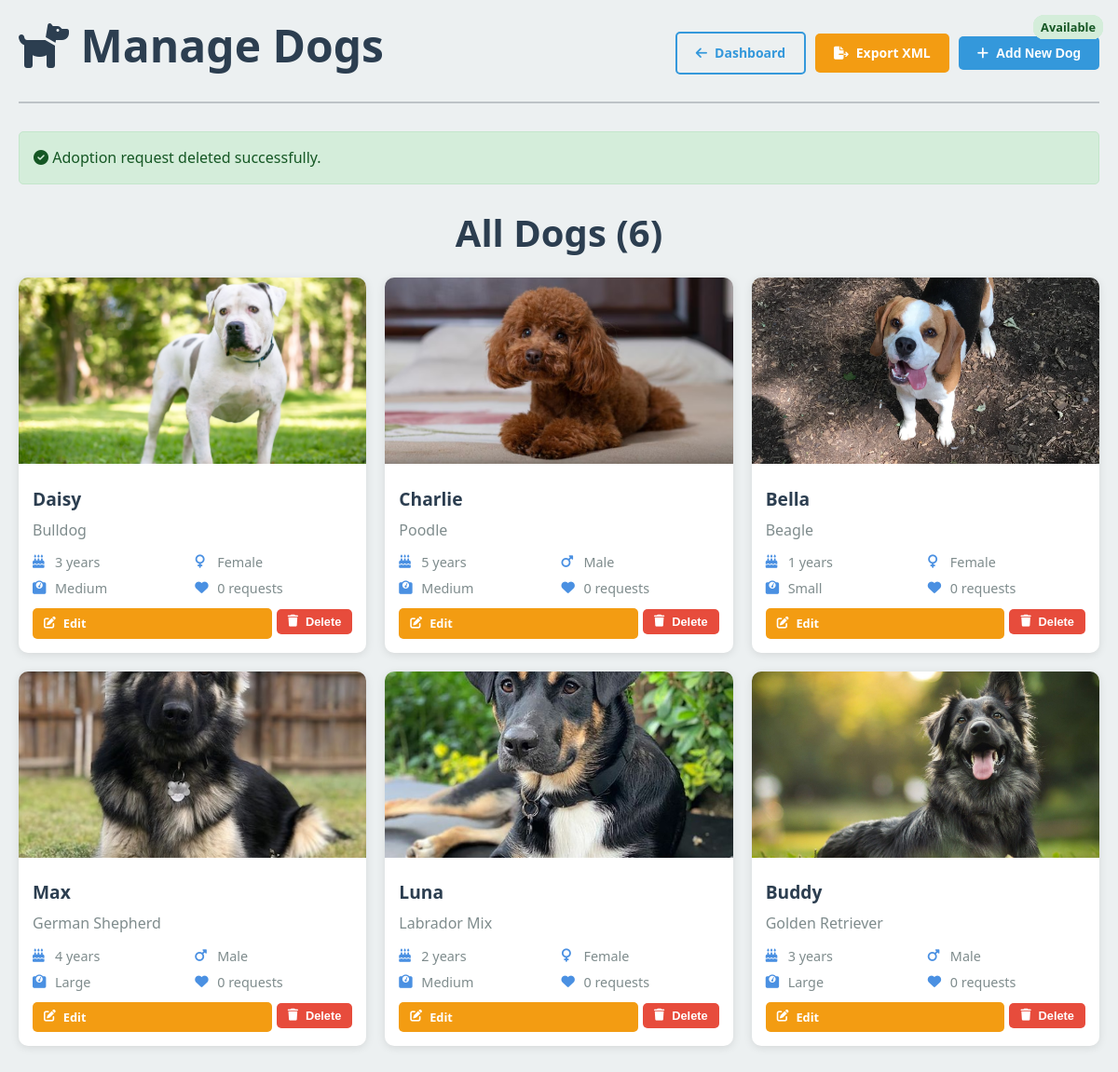
/admin/dogs.php (signed in), run on the app's committed database.
### tables this page shows
CREATE TABLE dogs (
  dog_id INT AUTO_INCREMENT PRIMARY KEY,
  name VARCHAR(50),
  breed VARCHAR(50),
  age INT,
  gender ENUM('male','female'),
  size ENUM('small','medium','large'),
  description TEXT,
  image_path VARCHAR(255),
  status ENUM('available','pending','adopted') DEFAULT 'available'
);

### admin/dogs.php (the view, shortened to what this page needs)
<?php
require_once '../includes/db.php';
try {
    $stmt = $pdo->query("
        SELECT d.*,
               (SELECT COUNT(*) FROM adoption_requests ar WHERE ar.dog_id = d.dog_id) as request_count
        FROM dogs d
        ORDER BY d.dog_id DESC
    ");
    $dogs = $stmt->fetchAll();
} catch (Exception $e) {
    $dogs = [];
    error_log("Error fetching dogs: " . $e->getMessage());
}
?>
<!DOCTYPE html>
<html lang="en">
<head>
    <link rel="stylesheet" href="../css/styles.css">
    <link rel="stylesheet" href="https://cdnjs.cloudflare.com/ajax/libs/font-awesome/6.4.0/css/all.min.css">
</head>
<body>
    <div class="container">
<div class="header">
    <h1><i class="fas fa-dog"></i> Manage Dogs</h1>
    <div style="display: flex; gap: 10px; align-items: center; flex-wrap: wrap;">
        <a href="index.php" class="btn btn-outline">
            <i class="fas fa-arrow-left"></i> Dashboard
        </a>
        <a href="export_dogs.php" class="btn btn-warning">
            <i class="fas fa-file-export"></i> Export XML
        </a>
        <button type="button" class="btn btn-primary" onclick="toggleForm()">
            <i class="fas fa-plus"></i> Add New Dog
        </button>
    </div>
</div>
        <?php if (isset($_SESSION['success'])): ?>
            <div class="alert alert-success">
                <i class="fas fa-check-circle"></i> <?php echo $_SESSION['success']; ?>
            </div>
        <?php endif; ?>
        <h2>All Dogs (<?php echo count($dogs); ?>)</h2>
        <?php if (empty($dogs)): ?>
            <div style="text-align: center; padding: 40px; color: #7f8c8d;">
                <i class="fas fa-dog" style="font-size: 4rem; margin-bottom: 15px; opacity: 0.5;"></i>
                <h3>No dogs found</h3>
                <p>Get started by adding your first dog to the adoption platform.</p>
                <button type="button" class="btn btn-primary" onclick="toggleForm()">
                    <i class="fas fa-plus"></i> Add First Dog
                </button>
            </div>
        <?php else: ?>
            <div class="dogs-grid">
                <?php foreach ($dogs as $dog): ?>
                    <div class="dog-card">
                        <img src="../<?php echo $dog['image_path']; ?>"
                             alt="<?php echo htmlspecialchars($dog['name']); ?>"
                             class="dog-image"
                             onerror="this.src='../images/placeholder-dog.jpg'">
                        <div class="dog-info">
                            <div class="dog-name"><?php echo htmlspecialchars($dog['name']); ?></div>
                            <div class="dog-breed"><?php echo htmlspecialchars($dog['breed']); ?></div>
                            <div class="dog-details">
                                <span><i class="fas fa-birthday-cake"></i> <?php echo $dog['age']; ?> years</span>
                                <span><i class="fas <?php echo $dog['gender'] === 'male' ? 'fa-mars' : 'fa-venus'; ?>"></i> <?php echo ucfirst($dog['gender']); ?></span>
                                <span><i class="fas fa-weight"></i> <?php echo ucfirst($dog['size']); ?></span>
                                <span><i class="fas fa-heart"></i> <?php echo $dog['request_count']; ?> requests</span>
                            </div>
                            <span class="dog-status status-<?php echo $dog['status']; ?>">
                                <?php echo ucfirst($dog['status']); ?>
                            </span>
                            <div class="action-buttons">
                                <a href="dogs.php?action=edit&id=<?php echo $dog['dog_id']; ?>" class="btn btn-warning">
                                    <i class="fas fa-edit"></i> Edit
                                </a>
                                <form method="POST" style="display: inline;">
                                    <button type="submit" name="delete_dog" class="btn btn-danger"
                                            onclick="return confirm('Are you sure you want to delete <?php echo htmlspecialchars($dog['name']); ?>? This action cannot be undone.')">
                                        <i class="fas fa-trash"></i> Delete
                                    </button>
                                </form>
                            </div>
                        </div>
                    </div>
                <?php endforeach; ?>
            </div>
        <?php endif; ?>
    </div>
</body>
</html>

### css/styles.css (style rules this page uses)
* { margin: 0; padding: 0; box-sizing: border-box; }
:root { --primary-color: #4a90e2; --secondary-color: #f39c12; --accent-color: #e74c3c; --text-dark: #2c3e50; --text-light: #7f8c8d; --bg-light: #ecf0f1; --white: #ffffff; --success: #27ae60; --warning: #f39c12; --danger: #e74c3c; --border-radius: 8px; --box-shadow: 0 4px 6px rgba(0, 0, 0, 0.1); --transition: all 0.3s ease; }
body { font-family: 'Segoe UI', Tahoma, Geneva, Verdana, sans-serif; line-height: 1.6; color: var(--text-dark); background-color: var(--bg-light); }
.container { max-width: 1200px; margin: 0 auto; padding: 0 20px; }
h1, h2, h3, h4, h5, h6 { margin-bottom: 1rem; color: var(--text-dark); font-weight: 600; }
h1 { font-size: 3rem; line-height: 1.2; }
h2 { font-size: 2.5rem; text-align: center; margin-bottom: 1rem; }
.btn { display: inline-block; padding: 12px 24px; border: none; border-radius: var(--border-radius); text-decoration: none; font-weight: 600; text-align: center; cursor: pointer; transition: var(--transition); font-size: 1rem; }
.btn-primary { background-color: var(--primary-color); color: var(--white); }
.btn-outline { background-color: transparent; border: 2px solid var(--primary-color); color: var(--primary-color); }
.dogs-grid { display: grid; grid-template-columns: repeat(auto-fit, minmax(350px, 1fr)); gap: 2rem; margin-bottom: 3rem; }
.dog-card { background: var(--white); border-radius: var(--border-radius); box-shadow: var(--box-shadow); overflow: hidden; transition: var(--transition); }
.dog-image { position: relative; height: 250px; overflow: hidden; }
.dog-status { position: absolute; top: 1rem; right: 1rem; padding: 0.3rem 0.8rem; border-radius: 20px; font-size: 0.8rem; font-weight: 600; color: var(--white); }
.dog-info { padding: 1.5rem; }
.dog-details { display: grid; grid-template-columns: 1fr 1fr; gap: 0.5rem; margin-bottom: 1rem; }
.dog-details span { display: flex; align-items: center; gap: 0.5rem; font-size: 0.9rem; color: var(--text-light); }
.dog-details i { color: var(--primary-color); width: 16px; }
.alert { padding: 1rem; border-radius: var(--border-radius); margin-bottom: 1rem; border-left: 4px solid; }
.alert-success { background-color: #d4edda; border-color: var(--success); color: #155724; }

### admin/dogs.php (style rules this page uses)
.container { max-width: 1200px; margin: 0 auto; padding: 20px; }
.header { display: flex; justify-content: space-between; align-items: center; margin-bottom: 30px; padding-bottom: 15px; border-bottom: 2px solid #bdc3c7; }
.btn { padding: 10px 20px; border-radius: 5px; text-decoration: none; display: inline-flex; align-items: center; gap: 8px; border: none; cursor: pointer; font-size: 14px; }
.btn-primary { background: #3498db; color: white; }
.btn-warning { background: #f39c12; color: white; }
.btn-danger { background: #e74c3c; color: white; }
.btn-outline { background: transparent; border: 2px solid #3498db; color: #3498db; }
.dogs-grid { display: grid; grid-template-columns: repeat(auto-fill, minmax(300px, 1fr)); gap: 20px; margin-bottom: 30px; }
.dog-card { background: white; border-radius: 10px; box-shadow: 0 2px 10px rgba(0,0,0,0.1); overflow: hidden; }
.dog-image { width: 100%; height: 200px; object-fit: cover; }
.dog-info { padding: 15px; }
.dog-name { font-size: 1.2rem; font-weight: bold; margin-bottom: 5px; color: #2c3e50; }
.dog-breed { color: #7f8c8d; margin-bottom: 10px; }
.dog-details { display: grid; grid-template-columns: 1fr 1fr; gap: 5px; margin-bottom: 10px; font-size: 0.9rem; }
.dog-status { display: inline-block; padding: 3px 8px; border-radius: 12px; font-size: 0.8rem; font-weight: bold; margin-bottom: 10px; }
.status-available { background: #d4edda; color: #155724; }
.action-buttons { display: flex; gap: 5px; margin-top: 10px; }
.action-buttons .btn { flex: 1; padding: 6px 12px; font-size: 0.8rem; text-align: center; }
.alert { padding: 15px; border-radius: 5px; margin-bottom: 20px; }
.alert-success { background: #d4edda; color: #155724; border: 1px solid #c3e6cb; }

### data on the page
dogs: image_path (picture), name "Daisy", breed "Bulldog", age "3", gender "Female", size "Medium", request_count "0"
dogs: image_path (picture), name "Charlie", breed "Poodle", age "5", gender "Male", size "Medium", request_count "0"
dogs: image_path (picture), name "Bella", breed "Beagle", age "1", gender "Female", size "Small", request_count "0"
dogs: image_path (picture), name "Max", breed "German Shepherd", age "4", gender "Male", size "Large", request_count "0"
dogs: image_path (picture), name "Luna", breed "Labrador Mix", age "2", gender "Female", size "Medium", request_count "0"
dogs: shows a picture, name "Buddy", breed "Golden Retriever", age "3", gender "Male", size "Large", request_count "0", status "Available"

### other printed values
$_SESSION['success'] "Adoption request deleted successfully."
count($dogs) "6"
